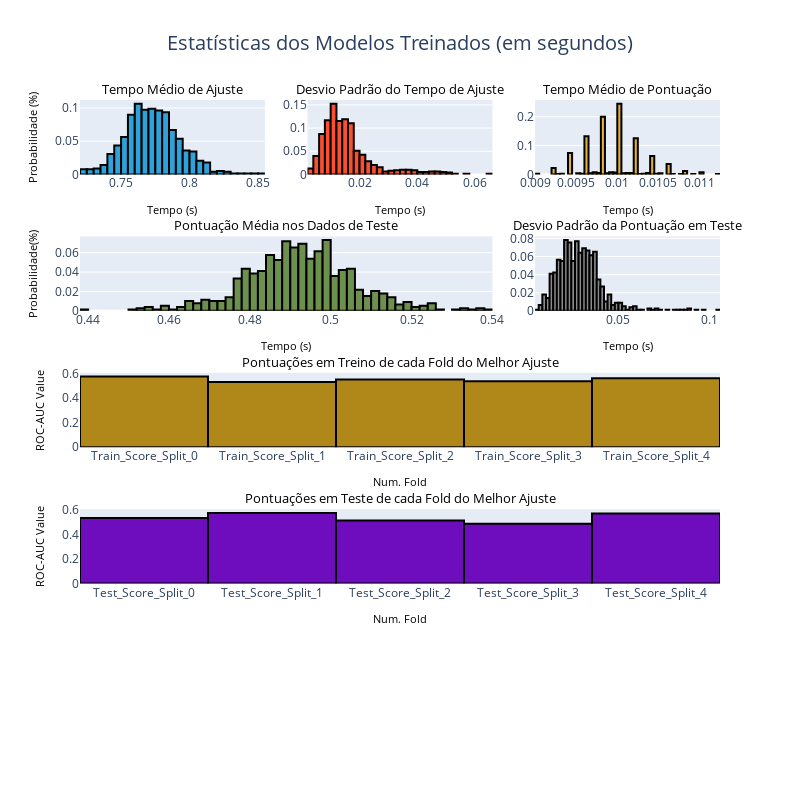

The code cell stored with this chart in its notebook:
### Code cell
analyze_model_lgr(model_v4)

### Figure 1 — Plotly figure (JSON) as saved in the notebook; plotly's stock layout.template omitted (floating-point values rounded to 4 significant figures; data arrays with more than 128 entries replaced by an {"elided": "..."} marker saying what was removed)
{"data": [{"histnorm": "probability", "marker": {"color": "#30a2da", "line": {"color": "rgb(0,0,0)", "width": 2}}, "name": "tempo médio de ajuste", "type": "histogram", "x": {"elided": "780 float values"}, "xaxis": "x", "yaxis": "y"}, {"histnorm": "probability", "marker": {"color": "#fc4f30", "line": {"color": "rgb(0,0,0)", "width": 2}}, "name": "Desvio médio do tempo de treino", "type": "histogram", "x": {"elided": "780 float values"}, "xaxis": "x2", "yaxis": "y2"}, {"histnorm": "probability", "marker": {"color": "#e5ae38", "line": {"color": "rgb(0,0,0)", "width": 2}}, "name": "Tempo médio de score", "type": "histogram", "x": {"elided": "780 float values"}, "xaxis": "x3", "yaxis": "y3"}, {"histnorm": "probability", "marker": {"color": "#6d904f", "line": {"color": "rgb(0,0,0)", "width": 2}}, "name": "Pontuação Média nos Dados de Teste", "type": "histogram", "x": {"elided": "780 float values"}, "xaxis": "x4", "yaxis": "y4"}, {"histnorm": "probability", "marker": {"color": "#8b8b8b", "line": {"color": "rgb(0,0,0)", "width": 2}}, "name": "Desvio Padrão da Pontuação em Teste", "type": "histogram", "x": {"elided": "780 float values"}, "xaxis": "x5", "yaxis": "y5"}, {"marker": {"color": "#b08819", "line": {"color": "rgb(0,0,0)", "width": 2}}, "name": "Pontuação em Folds de Treino", "type": "bar", "x": ["Train_Score_Split_0", "Train_Score_Split_1", "Train_Score_Split_2", "Train_Score_Split_3", "Train_Score_Split_4"], "xaxis": "x6", "y": [0.5751, 0.5311, 0.5518, 0.5375, 0.5607], "yaxis": "y6"}, {"marker": {"color": "#6e0dbd", "line": {"color": "rgb(0,0,0)", "width": 2}}, "name": "Pontuação em Folds de Teste", "type": "bar", "x": ["Test_Score_Split_0", "Test_Score_Split_1", "Test_Score_Split_2", "Test_Score_Split_3", "Test_Score_Split_4"], "xaxis": "x7", "y": [0.5361, 0.5773, 0.5155, 0.4896, 0.5729], "yaxis": "y7"}], "layout": {"annotations": [{"font": {"color": "black", "size": 12.5}, "opacity": 1, "showarrow": false, "text": "Tempo Médio de Ajuste", "x": 0.1444, "xanchor": "center", "xref": "paper", "y": 1, "yanchor": "bottom", "yref": "paper"}, {"font": {"color": "black", "size": 12.5}, "opacity": 1, "showarrow": false, "text": "Desvio Padrão do Tempo de Ajuste", "x": 0.5, "xanchor": "center", "xref": "paper", "y": 1, "yanchor": "bottom", "yref": "paper"}, {"font": {"color": "black", "size": 12.5}, "opacity": 1, "showarrow": false, "text": "Tempo Médio de Pontuação", "x": 0.8556, "xanchor": "center", "xref": "paper", "y": 1, "yanchor": "bottom", "yref": "paper"}, {"font": {"color": "black", "size": 12.5}, "opacity": 1, "showarrow": false, "text": "Pontuação Média nos Dados de Teste", "x": 0.3222, "xanchor": "center", "xref": "paper", "y": 0.78, "yanchor": "bottom", "yref": "paper"}, {"font": {"color": "black", "size": 12.5}, "opacity": 1, "showarrow": false, "text": "Desvio Padrão da Pontuação em Teste", "x": 0.8556, "xanchor": "center", "xref": "paper", "y": 0.78, "yanchor": "bottom", "yref": "paper"}, {"font": {"color": "black", "size": 12.5}, "opacity": 1, "showarrow": false, "text": "Pontuações em Treino de cada Fold do Melhor Ajuste", "x": 0.5, "xanchor": "center", "xref": "paper", "y": 0.56, "yanchor": "bottom", "yref": "paper"}, {"font": {"color": "black", "size": 12.5}, "opacity": 1, "showarrow": false, "text": "Pontuações em Teste de cada Fold do Melhor Ajuste", "x": 0.5, "xanchor": "center", "xref": "paper", "y": 0.34, "yanchor": "bottom", "yref": "paper"}], "height": 800, "showlegend": false, "title": {"font": {"size": 20}, "text": "Estatísticas dos Modelos Treinados (em segundos)", "x": 0.5}, "width": 800, "xaxis": {"anchor": "y", "domain": [0, 0.2889], "title": {"font": {"color": "black", "size": 11}, "text": "Tempo (s)"}}, "xaxis2": {"anchor": "y2", "domain": [0.3556, 0.6444], "title": {"font": {"color": "black", "size": 11}, "text": "Tempo (s)"}}, "xaxis3": {"anchor": "y3", "domain": [0.7111, 1], "title": {"font": {"color": "black", "size": 11}, "text": "Tempo (s)"}}, "xaxis4": {"anchor": "y4", "domain": [0, 0.6444], "title": {"font": {"color": "black", "size": 11}, "text": "Tempo (s)"}}, "xaxis5": {"anchor": "y5", "domain": [0.7111, 1], "title": {"font": {"color": "black", "size": 11}, "text": "Tempo (s)"}}, "xaxis6": {"anchor": "y6", "domain": [0, 1], "title": {"font": {"color": "black", "size": 11}, "text": "Num. Fold"}}, "xaxis7": {"anchor": "y7", "domain": [0, 1], "title": {"font": {"color": "black", "size": 11}, "text": "Num. Fold"}}, "xaxis8": {"anchor": "y8", "domain": [0, 1], "title": {"font": {"color": "black", "size": 11}, "text": "Tempo (s)"}}, "yaxis": {"anchor": "x", "domain": [0.88, 1], "title": {"font": {"color": "black", "size": 11}, "text": "Probabilidade (%)"}}, "yaxis2": {"anchor": "x2", "domain": [0.88, 1]}, "yaxis3": {"anchor": "x3", "domain": [0.88, 1]}, "yaxis4": {"anchor": "x4", "domain": [0.66, 0.78], "title": {"font": {"color": "black", "size": 11}, "text": "Probabilidade(%)"}}, "yaxis5": {"anchor": "x5", "domain": [0.66, 0.78]}, "yaxis6": {"anchor": "x6", "domain": [0.44, 0.56], "title": {"font": {"color": "black", "size": 11}, "text": "ROC-AUC Value"}}, "yaxis7": {"anchor": "x7", "domain": [0.22, 0.34], "title": {"font": {"color": "black", "size": 11}, "text": "ROC-AUC Value"}}, "yaxis8": {"anchor": "x8", "domain": [0, 0.12]}}}
